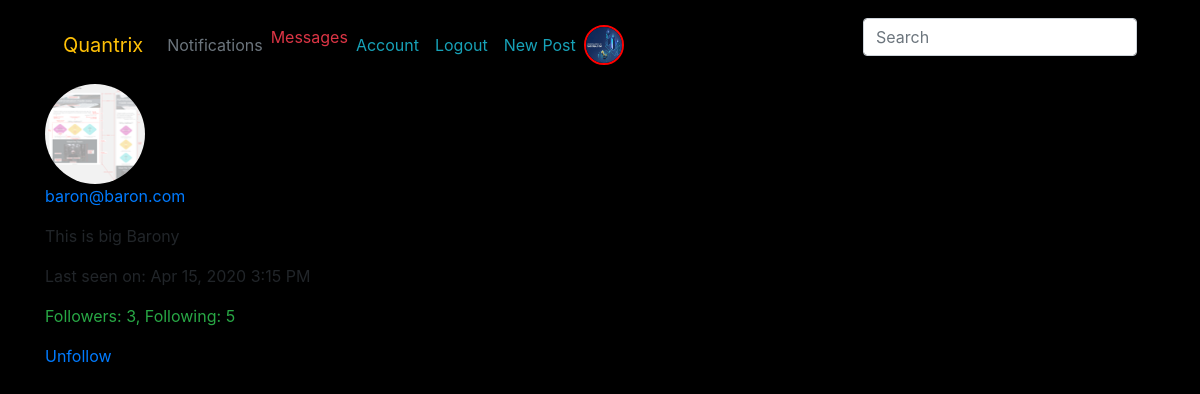
The page /user/baron@baron.com/popup (signed in) on the database its author committed.
### quandromy/database.py (models this page shows, shortened)
class User(db.Model, UserMixin): #The users mixing class helps in user management. We inherit the "is_authenticated" method from here
    __tablename__ = 'users'
    id = db.Column(db.Integer, primary_key = True)
    fullname = db.Column(db.String(100))
    username = db.Column(db.String(20), unique = True, index = True)
    role_id = db.Column(db.Integer, db.ForeignKey('roles.id'))
    email = db.Column(db.String(120), unique = True, index = True)
    country = db.Column(db.String(200))
    about_me = db.Column(db.Text())
    member_since = db.Column(db.DateTime(), default=datetime.utcnow)
    last_seen = db.Column(db.DateTime(), default=datetime.utcnow)
    image_file = db.Column(db.String(20), default = 'default.png')
    last_message_read_time = db.Column(db.DateTime)
    password = db.Column(db.String(60), nullable = False)
    comments = db.relationship('Comment', backref='author', lazy='dynamic')
    search = db.relationship('Search', backref='searcher', lazy='dynamic')
    Report = db.relationship('Report', backref='author', lazy='dynamic')
    Post = db.relationship('Post', backref = 'author', lazy = 'dynamic')
    notifications = db.relationship('Notification', backref='user', lazy='dynamic')
    followed = db.relationship('Follow',
                               foreign_keys=[Follow.follower_id],               #SQLAlchemy cannot use the association table transparently because that will not give
                               backref=db.backref('follower', lazy='joined'),   #the application access to the custom fields in it. Instead, the many-to-many relationship
                               lazy='dynamic',                                  #must be decomposed into the two basic one-to-many relationships for the left
                               cascade='all, delete-orphan')                    #and right sides, and these must be defined as standard relationships.
    followers = db.relationship('Follow',
                                foreign_keys=[Follow.followed_id],
                                backref=db.backref('followed', lazy='joined'),
                                lazy='dynamic',
                                cascade='all, delete-orphan')
    messages_sent = db.relationship('Message',
                                    foreign_keys='Message.sender_id',
                                    backref='sender', lazy='dynamic')
    messages_received = db.relationship('Message',
                                        foreign_keys='Message.recipient_id',
                                        backref='recipient', lazy='dynamic')
    def new_messages(self):
        last_read_time = self.last_message_read_time or datetime(1900, 1, 1)
        return Message.query.filter_by(recipient=self).filter(
            Message.timestamp > last_read_time).count()
    staticmethod
    def is_following(self, user):
        if user.id is None:
            return False
        return self.followed.filter_by(
            followed_id=user.id).first() is not None

### quandromy/users/routes.py (the view)
@users.route('/user/<username>/popup')
@login_required
def user_popup(username):
    user = User.query.filter_by(username=username).first_or_404()
    return render_template('users/user_popup.html', user=user)

### quandromy/main/forms.py
class SearchForm(FlaskForm):
    q = StringField(('Search'), validators=[DataRequired()])
    def __init__(self, *args, **kwargs):
        if 'formdata' not in kwargs:
            kwargs['formdata'] = request.args
        if 'csrf_enabled' not in kwargs:
            kwargs['csrf_enabled'] = False
        super(SearchForm, self).__init__(*args, **kwargs)

### quandromy/database.py (called while the page is built)
    @classmethod
    def before_commit(cls, session):
        session._changes = {
            'add': list(session.new),
            'update': list(session.dirty),
            'delete': list(session.deleted)
        }

    @classmethod
    def after_commit(cls, session):
        for obj in session._changes['add']:
            if isinstance(obj, SearchableMixin):
                add_to_index(obj.__tablename__, obj)
        for obj in session._changes['update']:
            if isinstance(obj, SearchableMixin):
                add_to_index(obj.__tablename__, obj)
        for obj in session._changes['delete']:
            if isinstance(obj, SearchableMixin):
                remove_from_index(obj.__tablename__, obj)
        session._changes = None

### quandromy/users/routes.py (called while the page is built)
@users.before_request
def before_request():
    if current_user.is_authenticated:
        current_user.last_seen = datetime.utcnow()
        db.session.commit()
        g.search_form = SearchForm()

@login_manager.user_loader #This is reuqired to manage users by their ID's
def load_user(user_id):
    return User.query.get(int(user_id))

### quandromy/templates/users/user_popup.html (shortened to what this page needs)
{% extends 'base.html'%}
{% block div %}
<div>
    <img class="rounded-circle" src="{{url_for('static', filename = 'img/' + user.image_file)}}" width="100" height="100">
    <p>
        <a href="{{ url_for('users.dashboard', username=user.username) }}">
            {{ user.username }}
        </a>
    </p>
    {% if user.about_me %}<p>{{ user.about_me }}</p>{% endif %}
                {% if user.last_seen %}
                <p>{{ ('Last seen on') }}:
                   {{moment(user.last_seen).format('lll')}}</p>
                {% endif %}
                <p class="text-success">Followers: {{ (user.followers.count()) }},
                   Following: {{ (user.followed.count()) }}</p>
                {% if user != current_user %}
                    {% if not current_user.is_following(user) %}
                    <a href="{{ url_for('users.follow', username=user.username) }}">
                        {{ ('Follow') }}
                    </a>
                    {% else %}
                    <a href="{{ url_for('users.unfollow', username=user.username) }}">
                        {{ ('Unfollow') }}
                    </a>
                    {% endif %}
                {% endif %}
</div>
{% endblock %}

### quandromy/templates/base.html (shortened to what this page needs)
<!doctype html>
<html lang="en">
  <head>
    <link rel="stylesheet" href="https://stackpath.bootstrapcdn.com/bootstrap/4.4.1/css/bootstrap.min.css">
    <link rel="stylesheet" type="text/css" href="{{url_for('static', filename = 'css/main.css')}}">
  </head>
  {% if current_user.is_authenticated %}
  <nav class="navbar navbar-expand-lg navbar-dark mb-2 mt-2" id="main-bar">
    <a class="navbar-brand text-warning" href="{{url_for('main.index')}}" >Quantrix</a>
<div class="collapse navbar-collapse" id="navbarSupportedContent">
  <ul class="navbar-nav mr-auto">
        <li class="nav-item">
          <a class="nav-link text-secondary" href="#">Notifications</a>
        </li>
        <li class="nav-item">
          <a href="{{ url_for('users.messages') }}" class="text-danger">
            Messages
            {% set new_messages = current_user.new_messages() %}
        </a>
        </li>
        <li class="nav-item">
          <a class="nav-link text-info" href="{{url_for('users.account')}}">Account</a>
        </li>
        <li class="nav-item">
          <a class="nav-link text-info" href="{{url_for('users.logout')}}">Logout</a>
        </li>
        <li class="nav-item">
          <a class="nav-link text-info" href="{{url_for('posts.new_post')}}">New Post</a>
        </li>
        <li class="nav-item">
          <img class="rounded-circle account-img my-img mr-sm-2" src="{{url_for('static', filename = 'img/' + current_user.image_file)}}" alt="profile pic">
        </li>
  </ul>
{% if g.search_form %}
<form class="navbar-form navbar-left" method="get" action="{{ url_for('main.search') }}">
      <div class="form-group">
            {{ g.search_form.q(size=20, class='form-control', placeholder=g.search_form.q.label.text) }}
      </div>
</form>
{% endif %}
</div>
</nav>
{% endif %}
  <body class = "container" style="background: black;">
    {% block div %}
    {% endblock %}
  </body>
</html>

### quandromy/static/css/main.css (style rules this page uses)
.my-img { width: 40px; height: 40px; box-sizing: border-box; background-clip: content-box; rgba(0,0,0,0); border-radius: 50%; border: 2px solid red; position: relative; overflow: hidden; }
.navbar { padding-bottom: 2px; }

### quandromy/templates/base.html (style rules this page uses)
#main-bar { border: 2px solid black; }

### rows shown on the page
User: image_file (picture)
User: image_file (placeholder picture), username "baron@baron.com", about_me "This is big Barony", last_seen "Apr 15, 2020 3:15 PM"

### other values the page prints
{{ ('Last seen on') }} "Last seen on"
{{ (user.followers.count()) }} "3"
{{ (user.followed.count()) }} "5"
{{ ('Unfollow') }} "Unfollow"
